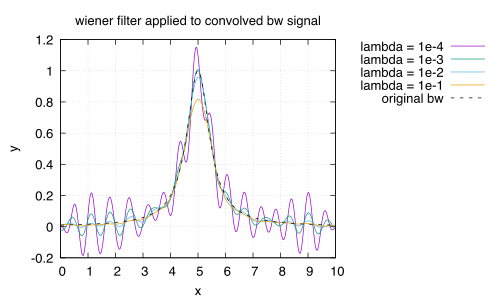

Reproduce this figure in gnuplot.
set terminal pdfcairo enhanced font "Helvetica,14"
set output "wiener.pdf"

set title "wiener filter applied to convolved bw signal"
set xlabel "x"
set ylabel "y"
set grid
set key outside

plot \
    "wiener.dat" using 1:4 with lines title "lambda = 1e-4", \
    "wiener.dat" using 1:5 with lines title "lambda = 1e-3", \
    "wiener.dat" using 1:6 with lines title "lambda = 1e-2", \
    "wiener.dat" using 1:7 with lines title "lambda = 1e-1", \
    "wiener.dat" using 1:2 with lines dashtype 2 lc rgb "black" title "original bw"

set output "wienerfinal.pdf"
plot \
    "wiener.dat" using 1:6 with lines linewidth 3 lc rgb "#99000000" title "lambda = 1e-2", \
    "wiener.dat" using 1:2 with lines dashtype 2 lc rgb "black" title "original bw", \
    "wieneroptimal.dat" using 1:2 with lines title "optimal lambda"
